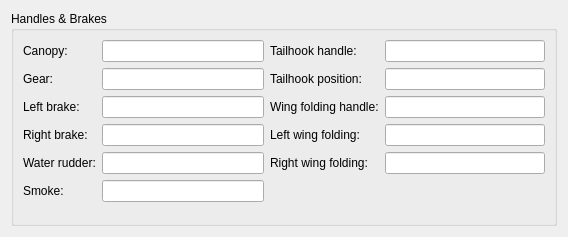
<?xml version="1.0" encoding="UTF-8"?>
<ui version="4.0">
 <class>AircraftHandleWidget</class>
 <widget class="QWidget" name="AircraftHandleWidget">
  <property name="geometry">
   <rect>
    <x>0</x>
    <y>0</y>
    <width>568</width>
    <height>237</height>
   </rect>
  </property>
  <property name="windowTitle">
   <string>Form</string>
  </property>
  <layout class="QVBoxLayout" name="verticalLayout">
   <item>
    <widget class="QGroupBox" name="groupBox_7">
     <property name="minimumSize">
      <size>
       <width>0</width>
       <height>0</height>
      </size>
     </property>
     <property name="title">
      <string>Handles &amp;&amp; Brakes</string>
     </property>
     <layout class="QHBoxLayout" name="horizontalLayout">
      <item>
       <layout class="QFormLayout" name="formLayout">
        <item row="0" column="0">
         <widget class="QLabel" name="label_61">
          <property name="text">
           <string>Canopy:</string>
          </property>
         </widget>
        </item>
        <item row="0" column="1">
         <widget class="QLineEdit" name="canopyOpenLineEdit">
          <property name="minimumSize">
           <size>
            <width>160</width>
            <height>0</height>
           </size>
          </property>
          <property name="text">
           <string/>
          </property>
          <property name="readOnly">
           <bool>true</bool>
          </property>
         </widget>
        </item>
        <item row="1" column="0">
         <widget class="QLabel" name="label_39">
          <property name="text">
           <string>Gear:</string>
          </property>
         </widget>
        </item>
        <item row="1" column="1">
         <widget class="QLineEdit" name="gearLineEdit">
          <property name="minimumSize">
           <size>
            <width>160</width>
            <height>0</height>
           </size>
          </property>
          <property name="readOnly">
           <bool>true</bool>
          </property>
         </widget>
        </item>
        <item row="2" column="0">
         <widget class="QLabel" name="label_45">
          <property name="text">
           <string>Left brake:</string>
          </property>
         </widget>
        </item>
        <item row="2" column="1">
         <widget class="QLineEdit" name="brakeLeftLineEdit">
          <property name="minimumSize">
           <size>
            <width>160</width>
            <height>0</height>
           </size>
          </property>
          <property name="readOnly">
           <bool>true</bool>
          </property>
         </widget>
        </item>
        <item row="3" column="0">
         <widget class="QLabel" name="label_46">
          <property name="text">
           <string>Right brake:</string>
          </property>
         </widget>
        </item>
        <item row="3" column="1">
         <widget class="QLineEdit" name="brakeRightLineEdit">
          <property name="minimumSize">
           <size>
            <width>160</width>
            <height>0</height>
           </size>
          </property>
          <property name="readOnly">
           <bool>true</bool>
          </property>
         </widget>
        </item>
        <item row="4" column="0">
         <widget class="QLabel" name="label_44">
          <property name="text">
           <string>Water rudder:</string>
          </property>
         </widget>
        </item>
        <item row="4" column="1">
         <widget class="QLineEdit" name="waterRudderLineEdit">
          <property name="minimumSize">
           <size>
            <width>160</width>
            <height>0</height>
           </size>
          </property>
          <property name="readOnly">
           <bool>true</bool>
          </property>
         </widget>
        </item>
        <item row="5" column="0">
         <widget class="QLabel" name="label">
          <property name="text">
           <string>Smoke:</string>
          </property>
         </widget>
        </item>
        <item row="5" column="1">
         <widget class="QLineEdit" name="smokeEnabledLineEdit">
          <property name="minimumSize">
           <size>
            <width>160</width>
            <height>0</height>
           </size>
          </property>
         </widget>
        </item>
       </layout>
      </item>
      <item>
       <layout class="QFormLayout" name="formLayout_2">
        <item row="0" column="0">
         <widget class="QLabel" name="label_62">
          <property name="text">
           <string>Tailhook handle:</string>
          </property>
         </widget>
        </item>
        <item row="0" column="1">
         <widget class="QLineEdit" name="tailhookHandleLineEdit">
          <property name="minimumSize">
           <size>
            <width>160</width>
            <height>0</height>
           </size>
          </property>
          <property name="readOnly">
           <bool>true</bool>
          </property>
         </widget>
        </item>
        <item row="1" column="0">
         <widget class="QLabel" name="label_60">
          <property name="text">
           <string>Tailhook position:</string>
          </property>
         </widget>
        </item>
        <item row="1" column="1">
         <widget class="QLineEdit" name="tailhookPositionLineEdit">
          <property name="minimumSize">
           <size>
            <width>160</width>
            <height>0</height>
           </size>
          </property>
          <property name="readOnly">
           <bool>true</bool>
          </property>
         </widget>
        </item>
        <item row="2" column="0">
         <widget class="QLabel" name="label_63">
          <property name="text">
           <string>Wing folding handle:</string>
          </property>
         </widget>
        </item>
        <item row="2" column="1">
         <widget class="QLineEdit" name="wingFoldingHandleLineEdit">
          <property name="minimumSize">
           <size>
            <width>160</width>
            <height>0</height>
           </size>
          </property>
          <property name="readOnly">
           <bool>true</bool>
          </property>
         </widget>
        </item>
        <item row="3" column="0">
         <widget class="QLabel" name="label_40">
          <property name="text">
           <string>Left wing folding:</string>
          </property>
         </widget>
        </item>
        <item row="3" column="1">
         <widget class="QLineEdit" name="leftWingFoldingLineEdit">
          <property name="minimumSize">
           <size>
            <width>160</width>
            <height>0</height>
           </size>
          </property>
          <property name="readOnly">
           <bool>true</bool>
          </property>
         </widget>
        </item>
        <item row="4" column="0">
         <widget class="QLabel" name="label_41">
          <property name="text">
           <string>Right wing folding:</string>
          </property>
         </widget>
        </item>
        <item row="4" column="1">
         <widget class="QLineEdit" name="rightWingFoldingLineEdit">
          <property name="minimumSize">
           <size>
            <width>160</width>
            <height>0</height>
           </size>
          </property>
          <property name="text">
           <string/>
          </property>
          <property name="readOnly">
           <bool>true</bool>
          </property>
         </widget>
        </item>
       </layout>
      </item>
     </layout>
    </widget>
   </item>
  </layout>
 </widget>
 <resources/>
 <connections/>
</ui>
